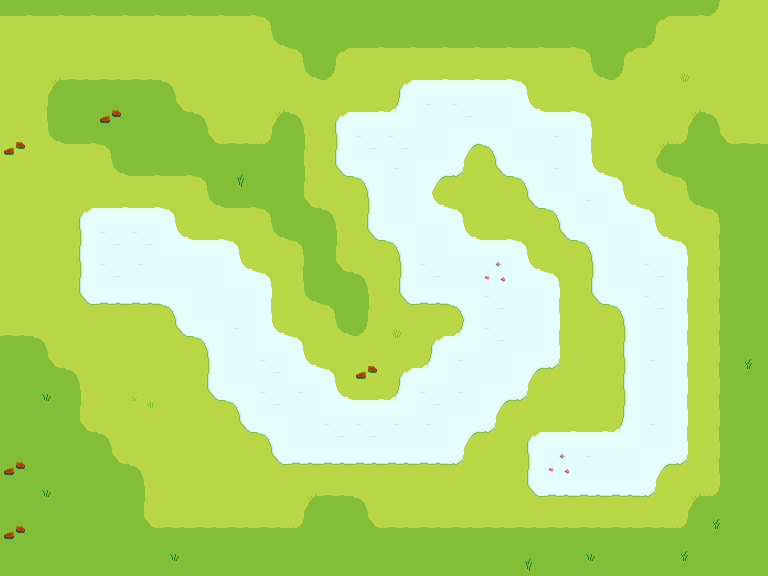

A level layout from a 2D game, rendered from its tile map. Below: a short description, then the map file with tile-grid data replaced by summaries:
An orthogonal 24x18 tile map with 32x32 px tiles, 2 tile layers (Lower, Cliff) and 76 objects (32x L1: Ice, 27x L1: ProjectilePassible, 17x L1: Water).

<map version="1.0" orientation="orthogonal" renderorder="right-down" width="24" height="18" tilewidth="32" tileheight="32" nextobjectid="8">
 <properties>
  <property name="Name" value="anotherField" />
    <property name="DeadMap" value="Spirit_anotherField" />
  <property name="RightMap" value="field" />
 </properties>
 <tileset firstgid="1" name="Snow" tilewidth="32" tileheight="32" tilecount="256" columns="16">
  <image source="../Tilesets/Snow.png" width="512" height="512" />
  <terraintypes>
   <terrain name="Snow" tile="-1" />
   <terrain name="Ice" tile="-1" />
   <terrain name="Dead Grass" tile="-1" />
   <terrain name="Cliff" tile="-1" />
   <terrain name="Air" tile="-1" />
   <terrain name="Grass" tile="-1" />
   <terrain name="Water" tile="-1" />
  </terraintypes>
  <tile id="0" terrain="0,0,0,0" />
  <tile id="1" terrain="0,0,0,0" />
  <tile id="2" terrain="0,0,0,0" />
  <tile id="16" terrain="0,0,0,1">
   <objectgroup draworder="index">
    <object id="1" type="L1: Ice" x="15.6364" y="32">
     <polygon points="0,0 4.74174,-11.5289 16.3636,-16.3636 16.3636,0" />
    </object>
   </objectgroup>
  </tile>
  <tile id="17" terrain="0,0,1,1">
   <objectgroup draworder="index">
    <object id="1" type="L1: Ice" x="0" y="16" width="32" height="16" />
   </objectgroup>
  </tile>
  <tile id="18" terrain="0,0,1,0">
   <objectgroup draworder="index">
    <object id="1" type="L1: Ice" x="0" y="32">
     <polygon points="0,0 0,-16.7273 11.5,-11.8802 16.7273,0" />
    </object>
   </objectgroup>
  </tile>
  <tile id="19" terrain="0,0,0,1">
   <objectgroup draworder="index">
    <object id="1" type="L1: Ice" x="15.6364" y="32">
     <polygon points="0,0 2.51033,-14.1322 16.3636,-16.3636 16.3636,0" />
    </object>
   </objectgroup>
  </tile>
  <tile id="20" terrain="0,0,1,1">
   <objectgroup draworder="index">
    <object id="1" type="L1: Ice" x="0" y="16" width="32" height="16" />
   </objectgroup>
  </tile>
  <tile id="21" terrain="0,0,1,0">
   <objectgroup draworder="index">
    <object id="1" type="L1: Ice" x="0" y="32">
     <polygon points="0,0 0,-16.3636 13.5744,-13.2955 16.3636,0" />
    </object>
   </objectgroup>
  </tile>
  <tile id="32" terrain="0,1,0,1">
   <objectgroup draworder="index">
    <object id="1" type="L1: Ice" x="16" y="0" width="16" height="32" />
   </objectgroup>
  </tile>
  <tile id="33" terrain="1,1,1,1" probability="0.1">
   <objectgroup draworder="index">
    <object id="1" type="L1: Ice" x="0" y="0" width="32" height="32" />
   </objectgroup>
  </tile>
  <tile id="34" terrain="1,0,1,0">
   <objectgroup draworder="index">
    <object id="1" type="L1: Ice" x="0" y="0" width="16" height="32" />
   </objectgroup>
  </tile>
  <tile id="35" terrain="0,1,0,1">
   <objectgroup draworder="index">
    <object id="1" type="L1: Ice" x="16" y="0" width="16" height="32" />
   </objectgroup>
  </tile>
  <tile id="36" terrain="1,1,1,1">
   <objectgroup draworder="index">
    <object id="1" type="L1: Ice" x="0" y="0" width="32" height="32" />
   </objectgroup>
  </tile>
  <tile id="37" terrain="1,0,1,0">
   <objectgroup draworder="index">
    <object id="1" type="L1: Ice" x="0" y="0" width="16" height="32" />
   </objectgroup>
  </tile>
  <tile id="48" terrain="0,1,0,0">
   <objectgroup draworder="index">
    <object id="1" type="L1: Ice" x="16.5455" y="0">
     <polygon points="0,0 15.4545,0 15.4545,15.4545 1.49277,13.9618" />
    </object>
   </objectgroup>
  </tile>
  <tile id="49" terrain="1,1,0,0">
   <objectgroup draworder="index">
    <object id="1" type="L1: Ice" x="0" y="0" width="32" height="16" />
   </objectgroup>
  </tile>
  <tile id="50" terrain="1,0,0,0">
   <objectgroup draworder="index">
    <object id="2" type="L1: Ice" x="0" y="0">
     <polygon points="0,0 14.9091,0 13.9959,13.7541 0,14.9091" />
    </object>
   </objectgroup>
  </tile>
  <tile id="51" terrain="0,1,0,0">
   <objectgroup draworder="index">
    <object id="1" type="L1: Ice" x="15.8182" y="0">
     <polygon points="0,0 16.1818,0 16.1818,16.1818 0,16.1818" />
    </object>
   </objectgroup>
  </tile>
  <tile id="52" terrain="1,1,0,0">
   <objectgroup draworder="index">
    <object id="1" type="L1: Ice" x="0" y="0" width="32" height="16" />
   </objectgroup>
  </tile>
  <tile id="53" terrain="1,0,0,0">
   <objectgroup draworder="index">
    <object id="1" type="L1: Ice" x="0" y="0">
     <polygon points="0,0 16,0 14.1818,14.2727 0,16" />
    </object>
   </objectgroup>
  </tile>
  <tile id="56" terrain="4,4,4,0">
   <objectgroup draworder="index">
    <object id="1" type="L1: ProjectilePassible" x="11.0909" y="32.3636">
     <polygon points="0,0 3.63636,-18.1818 22.5455,-20.5455 22.3636,-16.5455 9.27273,-12.5455 6.18182,0.727273" />
    </object>
   </objectgroup>
  </tile>
  <tile id="57" terrain="4,4,0,0">
   <objectgroup draworder="index">
    <object id="1" type="L1: ProjectilePassible" x="-1.81818" y="9.81818" width="34.9091" height="8.18182" />
   </objectgroup>
  </tile>
  <tile id="58" terrain="4,4,0,4">
   <objectgroup draworder="index">
    <object id="1" type="L1: ProjectilePassible" x="-0.909091" y="11.2727">
     <polygon points="0,0 15.2727,6.54545 22.9091,22.9091 16.5455,22 12,11.2727 -1.09091,6.54545" />
    </object>
   </objectgroup>
  </tile>
  <tile id="59" terrain="3,3,3,0">
   <objectgroup draworder="index">
    <object id="1" type="L1: ProjectilePassible" x="0" y="32">
     <polygon points="0,0 0,-32 32,-32 32.9091,-15.6364 19.4545,-12.3636 16.1818,0.545455" />
    </object>
   </objectgroup>
  </tile>
  <tile id="60" terrain="3,3,0,0">
   <objectgroup draworder="index">
    <object id="1" type="L1: ProjectilePassible" x="0" y="0" width="32" height="16" />
   </objectgroup>
  </tile>
  <tile id="61" terrain="3,3,0,3">
   <objectgroup draworder="index">
    <object id="1" type="L1: ProjectilePassible" x="0" y="0">
     <polygon points="0,0 32,0 32,32 15.0909,32.3636 9.09091,21.2727 -0.909091,16.3636" />
    </object>
   </objectgroup>
  </tile>
  <tile id="64" terrain="1,1,1,0">
   <objectgroup draworder="index">
    <object id="1" type="L1: Ice" x="0" y="0">
     <polygon points="0,0 0,32 16,32.1818 22.1818,19.6364 32.7273,15.2727 32,0" />
    </object>
   </objectgroup>
  </tile>
  <tile id="65" terrain="1,1,0,1">
   <objectgroup draworder="index">
    <object id="1" type="L1: Ice" x="0" y="0">
     <polygon points="0,0 32,0 32,32 17.2727,33.2727 11.8182,20.9091 -1.09091,15.2727" />
    </object>
   </objectgroup>
  </tile>
  <tile id="66" terrain="0,0,1,1" probability="0">
   <objectgroup draworder="index">
    <object id="1" type="L1: Ice" x="-1.45455" y="16.5455">
     <polygon points="0,0 6.72727,-3.63636 7.09091,-18 28.5455,-17.0909 29.8182,-2 34.7273,-0.181818 33.4545,15.4545 1.45455,15.4545" />
    </object>
   </objectgroup>
  </tile>
  <tile id="67" terrain="0,0,0,0" probability="0">
   <objectgroup draworder="index">
    <object id="1" type="L1: Ice" x="5.09091" y="-1.09091" width="21.4545" height="33.8182" />
   </objectgroup>
  </tile>
  <tile id="68" terrain="0,0,0,0" probability="0">
   <objectgroup draworder="index">
    <object id="1" type="L1: Ice" x="-0.727273" y="26.3636">
     <polygon points="0,0 3.27273,1.81818 4.54545,5.45455 28.3636,5.81818 22.3636,-17.2727 -0.545455,-23.2727" />
    </object>
   </objectgroup>
  </tile>
  <tile id="69" terrain="0,0,0,0" probability="0">
   <objectgroup draworder="index">
    <object id="1" type="L1: Ice" x="4.18182" y="31.8182">
     <polygon points="-0.545455,0.545455 5.09091,-21.6364 28.7273,-28.3636 28.3636,-4.90909 24.9091,-3.27273 22.7273,0.181818" />
    </object>
   </objectgroup>
  </tile>
  <tile id="72" terrain="4,0,4,0">
   <objectgroup draworder="index">
    <object id="1" type="L1: ProjectilePassible" x="10.3636" y="-1.81818" width="8.90909" height="34.1818" />
   </objectgroup>
  </tile>
  <tile id="73" terrain="0,0,0,0" probability="0.1" />
  <tile id="74" terrain="0,4,0,4">
   <objectgroup draworder="index">
    <object id="1" type="L1: ProjectilePassible" x="12.7273" y="-1.63636" width="8.54545" height="34.7273" />
   </objectgroup>
  </tile>
  <tile id="75" terrain="3,4,3,4">
   <objectgroup draworder="index">
    <object id="1" type="L1: ProjectilePassible" x="0" y="0" width="16" height="32" />
   </objectgroup>
  </tile>
  <tile id="76" terrain="0,0,0,0" probability="0.1" />
  <tile id="77" terrain="4,3,4,3">
   <objectgroup draworder="index">
    <object id="2" type="L1: ProjectilePassible" x="16" y="0" width="16" height="32" />
   </objectgroup>
  </tile>
  <tile id="78" terrain="0,0,0,4" />
  <tile id="79" terrain="0,0,4,0" />
  <tile id="80" terrain="1,0,1,1">
   <objectgroup draworder="index">
    <object id="1" type="L1: Ice" x="0" y="0">
     <polygon points="0,0 15.2727,-1.27273 20.1818,11.8182 33.4545,16.9091 32,32 0,32" />
    </object>
   </objectgroup>
  </tile>
  <tile id="81" terrain="0,1,1,1">
   <properties>
    <property name="PortalTo" value="default:" />
   </properties>
   <objectgroup draworder="index">
    <object id="1" type="L1: Ice" x="16.1818" y="-1.27273">
     <polygon points="0,0 15.8182,1.27273 15.8182,33.2727 -16.1818,33.2727 -17.0909,18.3636 -4.90909,12.5455" />
    </object>
   </objectgroup>
  </tile>
  <tile id="82" terrain="1,1,0,0" probability="0">
   <objectgroup draworder="index">
    <object id="1" type="L1: Ice" x="0" y="0">
     <polygon points="0,0 32,0 32.3636,16.5455 28,18.3636 27.8182,32.9091 4.18182,32.7273 3.09091,16.7273 -0.727273,14.9091" />
    </object>
   </objectgroup>
  </tile>
  <tile id="83" terrain="0,0,0,0" probability="0">
   <objectgroup draworder="index">
    <object id="2" type="L1: Ice" x="-2.72727" y="4" width="36.9091" height="23.0909" />
   </objectgroup>
  </tile>
  <tile id="84" terrain="0,0,0,0" probability="0">
   <objectgroup draworder="index">
    <object id="1" type="L1: Ice" x="-1.27273" y="4">
     <polygon points="0,0 4.36364,-1.27273 5.45455,-5.27273 29.0909,-5.63636 23.2727,18.3636 0.181818,23.4545" />
    </object>
   </objectgroup>
  </tile>
  <tile id="85" terrain="0,0,0,0" probability="0">
   <objectgroup draworder="index">
    <object id="1" type="L1: Ice" x="4.54545" y="-1.09091">
     <polygon points="0,0 6.18182,20.5455 28.5455,28.9091 28.3636,6 24.1818,4 21.6364,-0.545455" />
    </object>
   </objectgroup>
  </tile>
  <tile id="88" terrain="4,0,4,3">
   <objectgroup draworder="index">
    <object id="1" type="L1: ProjectilePassible" x="14.9091" y="32.9091">
     <polygon points="0,0 -2.72727,-34 2.90909,-33.0909 8,-25.2727 17.6364,-17.6364 18,0" />
    </object>
   </objectgroup>
  </tile>
  <tile id="89" terrain="0,0,3,3">
   <objectgroup draworder="index">
    <object id="1" type="L1: ProjectilePassible" x="0" y="16" width="32" height="16" />
   </objectgroup>
  </tile>
  <tile id="90" terrain="0,4,3,4">
   <objectgroup draworder="index">
    <object id="1" type="L1: ProjectilePassible" x="19.8182" y="-0.727273">
     <polygon points="0,0 -4,34.7273 -21.0909,34 -21.4545,16.1818 -7.45455,11.8182 -4.72727,-0.363636" />
    </object>
   </objectgroup>
  </tile>
  <tile id="91" terrain="0,0,0,3">
   <objectgroup draworder="index">
    <object id="1" type="L1: ProjectilePassible" x="14.7273" y="32.3636">
     <polygon points="0,0 4.54545,-13.2727 18,-18 17.2727,-0.363636" />
    </object>
   </objectgroup>
  </tile>
  <tile id="92" terrain="0,0,3,3">
   <objectgroup draworder="index">
    <object id="1" type="L1: ProjectilePassible" x="0" y="16" width="32" height="16" />
   </objectgroup>
  </tile>
  <tile id="93" terrain="0,0,3,0">
   <objectgroup draworder="index">
    <object id="1" type="L1: ProjectilePassible" x="-1.09091" y="14.9091">
     <polygon points="0,0 14.1818,3.45455 17.0909,17.6364 1.09091,17.0909" />
    </object>
   </objectgroup>
  </tile>
  <tile id="94" terrain="0,0,0,4" />
  <tile id="98" terrain="0,0,3,3" probability="0">
   <objectgroup draworder="index">
    <object id="1" type="L1: ProjectilePassible" x="0" y="16" width="32" height="16" />
    <object id="2" type="L1: Ice" x="4" y="-0.727273" width="23.6364" height="17.0909" />
   </objectgroup>
  </tile>
  <tile id="99" terrain="3,3,3,3" probability="0" />
  <tile id="104" terrain="4,3,4,3">
   <objectgroup draworder="index">
    <object id="1" type="L1: ProjectilePassible" x="16" y="0" width="16" height="32" />
   </objectgroup>
  </tile>
  <tile id="105" terrain="3,3,3,3" />
  <tile id="106" terrain="3,4,3,4">
   <objectgroup draworder="index">
    <object id="1" type="L1: ProjectilePassible" x="0" y="0" width="16" height="32" />
   </objectgroup>
  </tile>
  <tile id="107" terrain="0,3,0,0">
   <objectgroup draworder="index">
    <object id="1" type="L1: ProjectilePassible" x="32" y="0">
     <polygon points="0,0 0.545455,15.4545 -10.9091,12 -18,-0.727273" />
    </object>
   </objectgroup>
  </tile>
  <tile id="108" terrain="3,3,0,0">
   <objectgroup draworder="index">
    <object id="1" type="L1: ProjectilePassible" x="0" y="0" width="32" height="16" />
   </objectgroup>
  </tile>
  <tile id="109" terrain="3,0,0,0">
   <objectgroup draworder="index">
    <object id="1" type="L1: ProjectilePassible" x="16" y="-0.909091">
     <polygon points="0,0 -4,12 -17.6364,16.7273 -16,0.909091" />
    </object>
   </objectgroup>
  </tile>
  <tile id="110" terrain="0,4,0,0" />
  <tile id="111" terrain="0,0,4,0" />
  <tile id="114" terrain="3,3,3,3" probability="0" />
  <tile id="115" terrain="3,3,0,0" probability="0">
   <objectgroup draworder="index">
    <object id="2" type="L1: ProjectilePassible" x="0" y="0" width="32" height="16" />
    <object id="5" type="L1: Ice" x="3.81818" y="14.9091" width="23.6364" height="18" />
   </objectgroup>
  </tile>
  <tile id="120" terrain=",3,3,3">
   <objectgroup draworder="index">
    <object id="1" type="L1: ProjectilePassible" x="-1.81818" y="15.2727">
     <polygon points="0,0 14.3636,-2.54545 19.0909,-16.7273 33.8182,-15.2727 33.8182,16.7273 1.81818,16.7273" />
    </object>
   </objectgroup>
  </tile>
  <tile id="121" terrain="3,3,3,3" />
  <tile id="122" terrain="3,,3,3">
   <objectgroup draworder="index">
    <object id="1" type="L1: ProjectilePassible" x="15.2727" y="-1.45455">
     <polygon points="0,0 3.27273,13.4545 18.1818,16.9091 16.7273,33.4545 -15.2727,33.4545 -15.2727,1.45455" />
    </object>
   </objectgroup>
  </tile>
  <tile id="123" terrain="0,4,0,0">
   <objectgroup draworder="index">
    <object id="1" type="L1: ProjectilePassible" x="19.6364" y="-1.09091">
     <polygon points="0,0 3.27273,8.36364 13.2727,13.4545 12.7273,17.6364 -1.27273,13.0909 -7.09091,0.363636" />
    </object>
   </objectgroup>
  </tile>
  <tile id="124" terrain="4,0,0,0">
   <objectgroup draworder="index">
    <object id="1" type="L1: ProjectilePassible" x="18.9091" y="-1.27273">
     <polygon points="0,0 -5.63636,13.0909 -20.5455,20.1818 -20.5455,14 -11.0909,9.09091 -6.54545,-1.27273" />
    </object>
   </objectgroup>
  </tile>
  <tile id="125" terrain="0,4,0,0" />
  <tile id="126" terrain="4,0,0,0" />
  <tile id="127" terrain="4,0,0,0" />
  <tile id="128" terrain="0,0,0,2" />
  <tile id="129" terrain="0,0,2,2" />
  <tile id="130" terrain="0,0,2,0" />
  <tile id="131" terrain="2,2,2,5" />
  <tile id="132" terrain="2,2,5,5" />
  <tile id="133" terrain="2,2,5,2" />
  <tile id="134" terrain="6,6,6,5">
   <objectgroup draworder="index">
    <object id="1" name="Water" type="L1: Water" x="0" y="32">
     <polygon points="0,0 15.5455,0.727273 21.0909,-12.9091 32.6364,-18.5454 32,-32 0,-32" />
    </object>
   </objectgroup>
  </tile>
  <tile id="135" terrain="6,6,5,5">
   <objectgroup draworder="index">
    <object id="1" name="Water" type="L1: Water" x="0" y="0" width="32" height="16" />
   </objectgroup>
  </tile>
  <tile id="136" terrain="6,6,5,6">
   <objectgroup draworder="index">
    <object id="1" name="Water" type="L1: Water" x="-0.454545" y="15.5455">
     <polygon points="-0.545455,-0.636364 11.2727,5 17.5455,17.3636 32.4545,16.4545 32.4545,-15.5455 0.454545,-15.5455" />
    </object>
   </objectgroup>
  </tile>
  <tile id="144" terrain="0,2,0,2" />
  <tile id="145" terrain="2,2,2,2" />
  <tile id="146" terrain="2,0,2,0" />
  <tile id="147" terrain="2,5,2,5" />
  <tile id="148" terrain="5,5,5,5" />
  <tile id="149" terrain="5,2,5,2" />
  <tile id="150" terrain="6,5,6,5">
   <objectgroup draworder="index">
    <object id="1" name="Water" type="L1: Water" x="0" y="0" width="16" height="32" />
   </objectgroup>
  </tile>
  <tile id="151" terrain="5,5,5,5" />
  <tile id="152" terrain="5,6,5,6">
   <objectgroup draworder="index">
    <object id="1" name="Water" type="L1: Water" x="16" y="0" width="16" height="32" />
   </objectgroup>
  </tile>
  <tile id="160" terrain="0,2,0,0" />
  <tile id="161" terrain="2,2,0,0" />
  <tile id="162" terrain="2,0,0,0" />
  <tile id="163" terrain="2,5,2,2" />
  <tile id="164" terrain="5,5,2,2" />
  <tile id="165" terrain="5,2,2,2" />
  <tile id="166" terrain="6,5,6,6">
   <objectgroup draworder="index">
    <object id="1" name="Water" type="L1: Water" x="0" y="32">
     <polygon points="0,0 32,0 33.0909,-13.9091 21.9091,-19.9091 15.3636,-32.7273 0,-32" />
    </object>
   </objectgroup>
  </tile>
  <tile id="167" terrain="5,5,6,6">
   <objectgroup draworder="index">
    <object id="1" name="Water" type="L1: Water" x="0" y="16" width="32" height="16" />
   </objectgroup>
  </tile>
  <tile id="168" terrain="5,6,6,6">
   <objectgroup draworder="index">
    <object id="2" name="Water" type="L1: Water" x="0" y="32">
     <polygon points="0,0 32,0 32,-32 16.8181,-32.6363 11.6364,-20.5455 -1,-15" />
    </object>
   </objectgroup>
  </tile>
  <tile id="176" terrain="2,2,2,0" />
  <tile id="177" terrain="2,2,0,2" />
  <tile id="178" terrain="2,2,2,2" probability="0.1" />
  <tile id="179" terrain="5,5,5,2" />
  <tile id="180" terrain="5,5,2,5" />
  <tile id="181" terrain="5,5,5,5" probability="0.1" />
  <tile id="182" terrain="5,5,5,6">
   <objectgroup draworder="index">
    <!-- 1 objects omitted --></objectgroup>
  </tile>
  <tile id="183" terrain="5,5,6,5">
   <objectgroup draworder="index">
    <!-- 1 objects omitted --></objectgroup>
  </tile>
  <tile id="184" terrain="6,6,6,6">
   <objectgroup draworder="index">
    <!-- 1 objects omitted --></objectgroup>
  </tile>
  <tile id="192" terrain="2,0,2,2" />
  <tile id="193" terrain="0,2,2,2" />
  <tile id="194" terrain="2,2,2,2" probability="0.1" />
  <tile id="195" terrain="5,2,5,5" />
  <tile id="196" terrain="2,5,5,5" />
  <tile id="197" terrain="5,5,5,5" probability="0.1" />
  <tile id="198" terrain="5,6,5,5">
   <objectgroup draworder="index">
    <!-- 1 objects omitted --></objectgroup>
  </tile>
  <tile id="199" terrain="6,5,5,5">
   <objectgroup draworder="index">
    <!-- 1 objects omitted --></objectgroup>
  </tile>
  <tile id="200" terrain="6,6,6,6">
   <objectgroup draworder="index">
    <!-- 1 objects omitted --></objectgroup>
  </tile>
  <tile id="208" terrain="2,2,2,2" probability="0.1" />
  <tile id="209" terrain="2,2,2,2" />
  <tile id="210" terrain="2,2,2,2" />
  <tile id="211" terrain="5,5,5,5" probability="0.1" />
  <tile id="212" terrain="5,5,5,5" probability="0.1" />
  <tile id="213" terrain="5,5,5,5" />
  <tile id="214" terrain="6,6,6,6">
   <objectgroup draworder="index">
    <!-- 1 objects omitted --></objectgroup>
  </tile>
  <tile id="215" terrain="6,6,6,6">
   <objectgroup draworder="index">
    <!-- 1 objects omitted --></objectgroup>
  </tile>
  <tile id="216" terrain="6,6,6,6">
   <objectgroup draworder="index">
    <!-- 1 objects omitted --></objectgroup>
  </tile>
 </tileset>
 <layer name="Lower" width="24" height="18">
  <data>[432 cells, 432 non-empty, 41 distinct tile ids]</data>
 </layer>
 <layer name="Cliff" width="24" height="18">
  <data>[432 cells, 0 non-empty, 0 distinct tile ids]</data>
 </layer>
 <objectgroup name="Portals" offsetx="0" offsety="-1" />
</map>
<!-- 9 of 76 objects omitted -->
